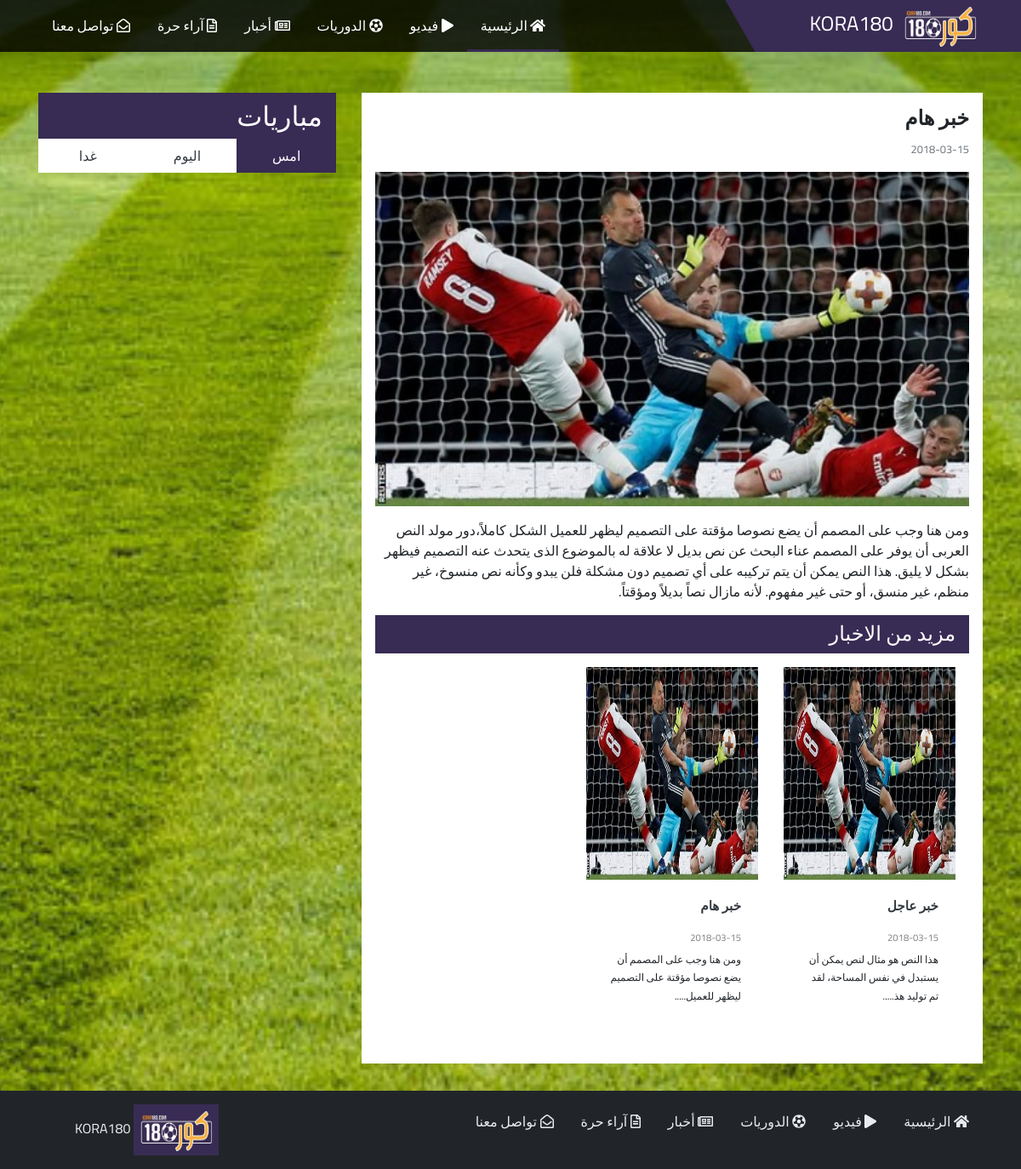
Screenshot of /single-news.php with the database file from the repository.
### tables this page shows
CREATE TABLE IF NOT EXISTS `news` (
  `news_id` int(10) UNSIGNED NOT NULL AUTO_INCREMENT,
  `title` varchar(100) NOT NULL,
  `publish_date` date NOT NULL,
  `img` varchar(40) NOT NULL,
  `details` text NOT NULL,
  PRIMARY KEY (`news_id`)
);

### includes/initialize.php (called while the page is built, shortened)
<?php
$db = mysqli_connect(DB_SERVER,DB_USER,DB_PASS,DB_NAME);
mysqli_query($db,"SET NAMES 'utf8'");
function db_escape($connection,$string){
    return mysqli_real_escape_string($connection,$string);
}
require_once ('query_function.php');

### includes/query_function.php (called while the page is built, shortened)
<?php
function find_all_news($options=[]){
    global $db;
    $limit = $options['limit'] ?? false;
    $sql = "SELECT * FROM news ORDER BY publish_date DESC, news_id DESC ";
    if ($limit){
        $sql .= "LIMIT {$limit}";
    }
    $result = mysqli_query($db,$sql);
    return $result;
}
function find_news_by_id($id,$options=[]){
    global $db;
    $id= db_escape($db,$id);
    $sql = "SELECT * FROM news WHERE news_id = '$id' ";
    $result = mysqli_query($db,$sql);
    $news = mysqli_fetch_assoc($result);
    return $news;
}

### single-news.php (the view)
<?php
require_once('includes/initialize.php');
include ("includes/public_header.php");
$id = $_GET['id'] ?? 1;
$news = find_news_by_id($id);
?>
    <main class="mt-5">
      <div class="container">
        <div class="row">
          <div class="col-md-8">
            <section class="bg-white p-3">
              <article>
                <header class="mb-3">
                  <h2 class="font-weight-bold mb-2 h4">
                      <?php echo htmlspecialchars($news['title']); ?>
                  </h2>
                  <time class="text-muted small">
                      <?php echo htmlspecialchars($news['publish_date']); ?>
                  </time>
                </header>
                <div class="text-center mb-3">
                  <img class="responsive" src="adminpanel/img/news/<?php echo htmlspecialchars(urlencode($news['img'])); ?>" alt='placeholder image'>
                </div>
                <p><?php
                    echo htmlspecialchars($news['details']);
                    ?></p>
              </article>
              <div class="panel-title panel-title--small">
                <h2>مزيد من الاخبار</h2>
              </div>
              <div class="p-3">
                <div class="row">
<?php
$news_set = find_all_news(['limit' =>3] );
while($news = mysqli_fetch_assoc($news_set)) {
    ?>
    <div class="col-md-4">
        <div class="card border-0 news">
            <div class="position-relative">
                <a href="single-news.php?id=<?php echo htmlspecialchars(urlencode($news['news_id'])); ?>">
                    <img class="card-img-top" src="adminpanel/img/news/<?php echo htmlspecialchars(urlencode($news['img'])); ?>" height="250px" alt="placeholder">
                </a>
            </div>
            <div class="card-body">
                <h4 class="card-title news__title">
                    <a href="single-news.php?id=<?php echo htmlspecialchars(urlencode($news['news_id'])); ?>">
                        <?php echo htmlspecialchars($news['title']); ?>                   </a>
                </h4>
                <time class="news__date"><?php echo htmlspecialchars($news['publish_date']); ?></time>
                <p class="card-text"><?php
                    echo substr(htmlspecialchars($news['details']),0,120).".....";
                    ?></p>
            </div>
        </div>
    </div>
    <?php
}
    ?>
                </div>
              </div>
            </section>
          </div>
            <?php
            include ('includes/matches_tabs.php');
            ?>
        </div>
      </div>
    </main>
<?php
include ("includes/public_footer.php");

### includes/public_header.php (style rules this page uses)
.responsive { width: 100%; height: auto; }

### rows the page displays
news: title "خبر هام", publish_date "2018-03-15", img (picture), details "ومن هنا وجب على المصمم أن يضع نصوصا مؤقتة على التصميم ليظهر للعميل الشكل كاملاً،دور مولد النص العربى أن يوفر على المصمم عناء البحث عن نص بديل لا علاقة له بالموضوع الذى يتحدث عنه التصميم فيظهر بشكل لا يليق. هذا النص يمكن أن يتم تركيبه على أي تصميم دون مشكلة فلن يبدو وكأنه نص منسوخ، غير منظم، غير منسق، أو حتى غير مفهوم. لأنه مازال نصاً بديلاً ومؤقتاً.", details "ومن هنا وجب على المصمم أن يضع نصوصا مؤقتة على التصميم ليظهر للعميل"
news: img (picture), title "خبر عاجل", publish_date "2018-03-15", details "هذا النص هو مثال لنص يمكن أن يستبدل في نفس المساحة، لقد تم توليد هذ"
